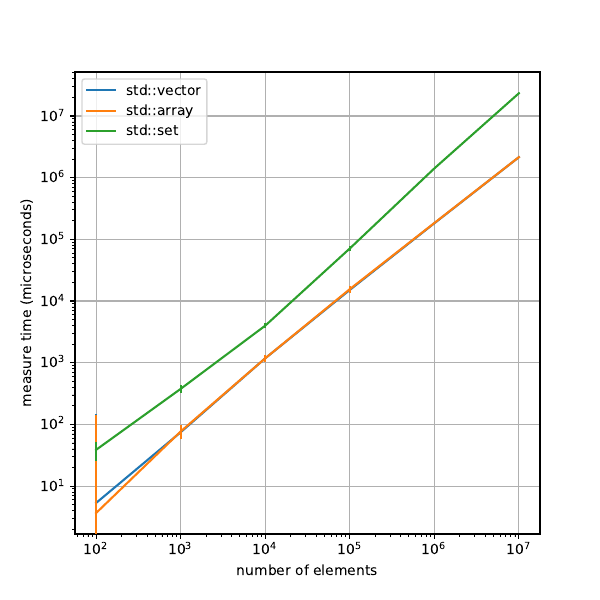

Write the Python code that produced this figure.
import numpy as np
import pandas as pd
import matplotlib.pyplot as plt

df = pd.read_csv("results.csv", index_col=0)

sizes = [float(x) for x in df.columns]
containers = ["std::vector", "std::array", "std::set"]
colors = ["tab:blue", "tab:orange", "tab:green"]

fig, ax = plt.subplots(figsize=(6, 6))

for i in range(len(containers)):
    times = df.iloc[2*i].to_numpy(dtype=float)
    times_std = df.iloc[2*i+1].to_numpy(dtype=float)
    ax.plot(sizes, times, color=colors[i], label=containers[i], zorder=i+2)
    ax.errorbar(sizes, times, yerr=times_std, fmt=' ', color=colors[i], zorder=i+2)

# plt.tight_layout(0.5)

ax.set_xlabel("number of elements")
ax.set_xscale("log")
ax.set_ylabel("measure time (microseconds)")
ax.set_yscale("log")
ax.grid(True)
plt.legend(loc='best')
plt.savefig("graph.pdf")

